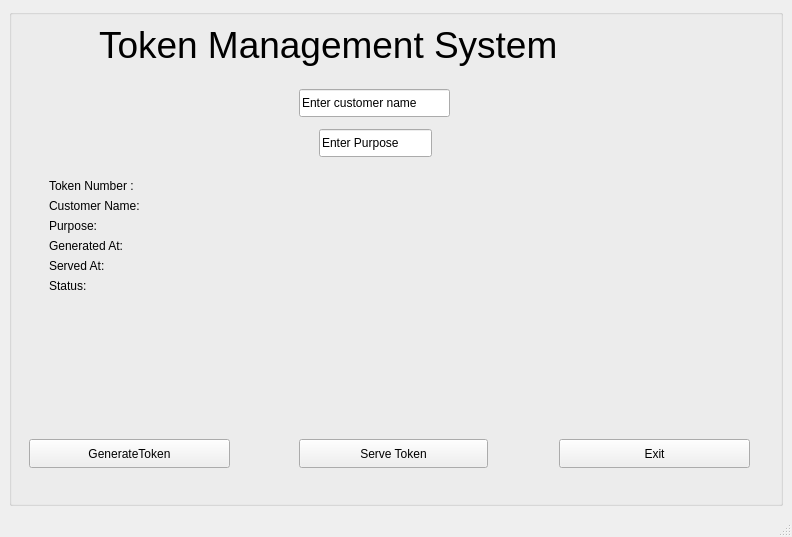
<?xml version="1.0" encoding="UTF-8"?>
<ui version="4.0">
 <class>MainWindow</class>
 <widget class="QMainWindow" name="MainWindow">
  <property name="geometry">
   <rect>
    <x>0</x>
    <y>0</y>
    <width>792</width>
    <height>537</height>
   </rect>
  </property>
  <property name="windowTitle">
   <string>MainWindow</string>
  </property>
  <widget class="QWidget" name="centralwidget">
   <layout class="QHBoxLayout" name="horizontalLayout">
    <item>
     <widget class="QGroupBox" name="groupBox">
      <property name="title">
       <string/>
      </property>
      <widget class="QPushButton" name="btnServe">
       <property name="geometry">
        <rect>
         <x>290</x>
         <y>430</y>
         <width>189</width>
         <height>29</height>
        </rect>
       </property>
       <property name="text">
        <string>Serve Token</string>
       </property>
      </widget>
      <widget class="QPushButton" name="btnGenerate">
       <property name="geometry">
        <rect>
         <x>20</x>
         <y>430</y>
         <width>201</width>
         <height>29</height>
        </rect>
       </property>
       <property name="text">
        <string>GenerateToken</string>
       </property>
      </widget>
      <widget class="QPushButton" name="btnExit">
       <property name="geometry">
        <rect>
         <x>550</x>
         <y>430</y>
         <width>191</width>
         <height>29</height>
        </rect>
       </property>
       <property name="text">
        <string>Exit</string>
       </property>
      </widget>
      <widget class="QLabel" name="label">
       <property name="geometry">
        <rect>
         <x>90</x>
         <y>-10</y>
         <width>611</width>
         <height>91</height>
        </rect>
       </property>
       <property name="font">
        <font>
         <pointsize>28</pointsize>
        </font>
       </property>
       <property name="text">
        <string>Token Management System</string>
       </property>
      </widget>
      <widget class="QWidget" name="formLayoutWidget">
       <property name="geometry">
        <rect>
         <x>40</x>
         <y>170</y>
         <width>661</width>
         <height>231</height>
        </rect>
       </property>
       <layout class="QFormLayout" name="formLayout">
        <item row="0" column="0">
         <widget class="QLabel" name="lblTokenNumber">
          <property name="text">
           <string>Token Number :</string>
          </property>
         </widget>
        </item>
        <item row="1" column="0">
         <widget class="QLabel" name="lblCustomerName">
          <property name="text">
           <string>Customer Name:</string>
          </property>
         </widget>
        </item>
        <item row="2" column="0">
         <widget class="QLabel" name="lblPurpose">
          <property name="text">
           <string>Purpose:</string>
          </property>
         </widget>
        </item>
        <item row="3" column="0">
         <widget class="QLabel" name="lblGeneratedAt">
          <property name="text">
           <string>Generated At:</string>
          </property>
         </widget>
        </item>
        <item row="4" column="0">
         <widget class="QLabel" name="lblServedAt">
          <property name="text">
           <string>Served At:</string>
          </property>
         </widget>
        </item>
        <item row="5" column="0">
         <widget class="QLabel" name="lblStatus">
          <property name="text">
           <string>Status:</string>
          </property>
         </widget>
        </item>
       </layout>
      </widget>
      <widget class="QLineEdit" name="editName">
       <property name="geometry">
        <rect>
         <x>290</x>
         <y>80</y>
         <width>151</width>
         <height>28</height>
        </rect>
       </property>
       <property name="text">
        <string>Enter customer name</string>
       </property>
      </widget>
      <widget class="QLineEdit" name="editPurpose">
       <property name="geometry">
        <rect>
         <x>310</x>
         <y>120</y>
         <width>113</width>
         <height>28</height>
        </rect>
       </property>
       <property name="text">
        <string>Enter Purpose</string>
       </property>
      </widget>
     </widget>
    </item>
   </layout>
  </widget>
  <widget class="QStatusBar" name="statusbar"/>
 </widget>
 <resources/>
 <connections/>
</ui>
